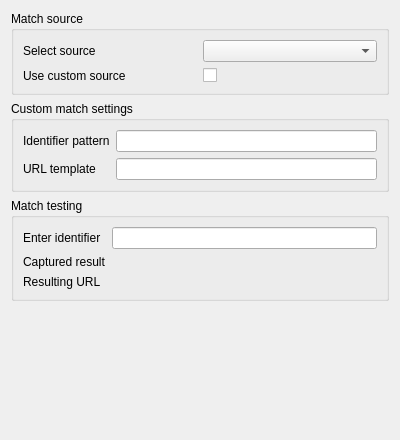
<?xml version="1.0" encoding="UTF-8"?>
<ui version="4.0">
 <class>AlkPayeeLinksWidgetImpl</class>
 <widget class="QWidget" name="AlkPayeeLinksWidgetImpl">
  <property name="geometry">
   <rect>
    <x>0</x>
    <y>0</y>
    <width>400</width>
    <height>440</height>
   </rect>
  </property>
  <property name="windowTitle">
   <string>Form</string>
  </property>
  <layout class="QVBoxLayout" name="verticalLayout">
   <item>
    <widget class="QGroupBox" name="groupBox_3">
     <property name="title">
      <string>Match source</string>
     </property>
     <layout class="QGridLayout" name="gridLayout_4">
      <item row="0" column="1">
       <widget class="QComboBox" name="m_payeeLinkSource"/>
      </item>
      <item row="0" column="0">
       <widget class="QLabel" name="label_6">
        <property name="text">
         <string>Select source</string>
        </property>
       </widget>
      </item>
      <item row="1" column="1">
       <widget class="QCheckBox" name="m_useCustomSource">
        <property name="text">
         <string/>
        </property>
       </widget>
      </item>
      <item row="1" column="0">
       <widget class="QLabel" name="label_7">
        <property name="text">
         <string>Use custom source</string>
        </property>
       </widget>
      </item>
     </layout>
    </widget>
   </item>
   <item>
    <widget class="QGroupBox" name="m_customMatchSettings">
     <property name="enabled">
      <bool>true</bool>
     </property>
     <property name="title">
      <string>Custom match settings</string>
     </property>
     <layout class="QGridLayout" name="gridLayout_2">
      <item row="0" column="0">
       <widget class="QLabel" name="label_2">
        <property name="text">
         <string>Identifier pattern</string>
        </property>
       </widget>
      </item>
      <item row="1" column="1">
       <widget class="QLineEdit" name="m_urlTemplateEdit"/>
      </item>
      <item row="1" column="0">
       <widget class="QLabel" name="label">
        <property name="text">
         <string>URL template</string>
        </property>
       </widget>
      </item>
      <item row="0" column="1">
       <widget class="QLineEdit" name="m_idPatternEdit"/>
      </item>
     </layout>
    </widget>
   </item>
   <item>
    <widget class="QGroupBox" name="groupBox_2">
     <property name="title">
      <string>Match testing</string>
     </property>
     <layout class="QGridLayout" name="gridLayout_3">
      <item row="0" column="2">
       <widget class="QLineEdit" name="m_identifierCheckEdit"/>
      </item>
      <item row="1" column="0">
       <widget class="QLabel" name="label_4">
        <property name="text">
         <string>Captured result</string>
        </property>
       </widget>
      </item>
      <item row="0" column="0">
       <widget class="QLabel" name="label_3">
        <property name="text">
         <string>Enter identifier</string>
        </property>
       </widget>
      </item>
      <item row="2" column="0">
       <widget class="QLabel" name="label_5">
        <property name="text">
         <string>Resulting URL</string>
        </property>
       </widget>
      </item>
      <item row="1" column="2">
       <widget class="QLabel" name="m_capturedResult">
        <property name="text">
         <string/>
        </property>
       </widget>
      </item>
      <item row="2" column="2">
       <widget class="QLabel" name="m_resultingURL">
        <property name="text">
         <string/>
        </property>
       </widget>
      </item>
     </layout>
    </widget>
   </item>
   <item>
    <spacer name="verticalSpacer">
     <property name="orientation">
      <enum>Qt::Vertical</enum>
     </property>
     <property name="sizeHint" stdset="0">
      <size>
       <width>20</width>
       <height>40</height>
      </size>
     </property>
    </spacer>
   </item>
  </layout>
 </widget>
 <resources/>
 <connections/>
</ui>
